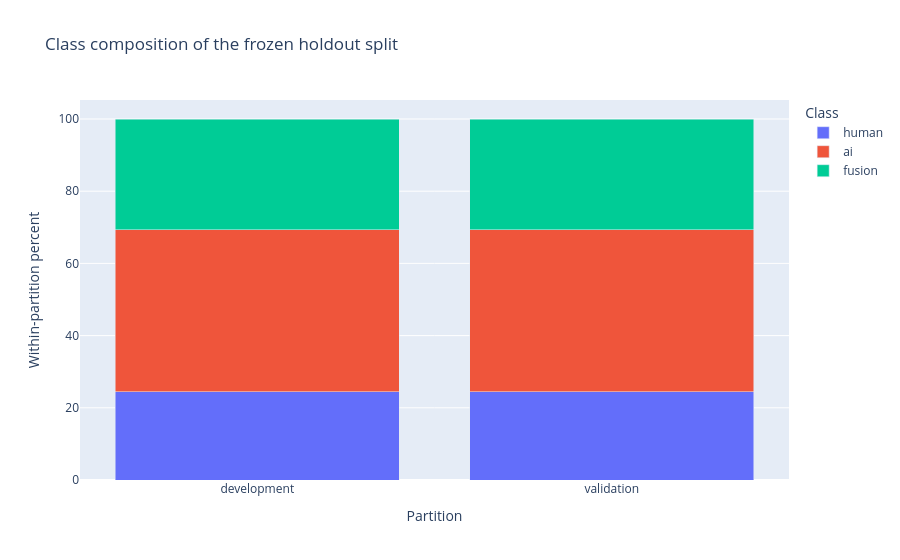

Source (notebook cell):
### Code cell
for grouping in ["class", "language", "domain", "joint"]:
    display(pl.DataFrame(audit[f"{grouping}_counts"]))
display(pl.DataFrame(audit["distribution_deviations"]))
display(
    {
        key: audit[key]
        for key in ["duplicate_groups", "known_group_partition_overlap", "known_group_fold_overlap"]
    }
)
fold_joint_counts = pl.DataFrame(audit["cv_joint_counts"])
sample_joint_counts = pl.DataFrame(audit["cv_sample_joint_counts"])
display(
    fold_joint_counts.pivot(on="cv_fold", index=["label", "lang", "domain"], values="len").sort(
        ["lang", "domain", "label"]
    )
)
display(
    sample_joint_counts.pivot(on="cv_fold", index=["label", "lang", "domain"], values="len").sort(
        ["lang", "domain", "label"]
    )
)
composition = (
    manifest.group_by(["partition", "label"])
    .len()
    .with_columns((100 * pl.col("len") / pl.col("len").sum().over("partition")).alias("percent"))
)
display(
    px.bar(
        composition,
        x="partition",
        y="percent",
        color="label",
        barmode="stack",
        title="Class composition of the frozen holdout split",
        labels={"partition": "Partition", "percent": "Within-partition percent", "label": "Class"},
    )
)

### Figure 1 — Plotly figure (JSON) as saved in the notebook; plotly's stock layout.template omitted (floating-point values rounded to 4 significant figures)
{"data": [{"hovertemplate": "Class=human<br>Partition=%{x}<br>Within-partition percent=%{y}<extra></extra>", "legendgroup": "human", "marker": {"color": "#636efa", "pattern": {"shape": ""}}, "name": "human", "orientation": "v", "showlegend": true, "textposition": "auto", "type": "bar", "x": ["development", "validation"], "xaxis": "x", "y": [24.5, 24.5], "yaxis": "y"}, {"hovertemplate": "Class=ai<br>Partition=%{x}<br>Within-partition percent=%{y}<extra></extra>", "legendgroup": "ai", "marker": {"color": "#EF553B", "pattern": {"shape": ""}}, "name": "ai", "orientation": "v", "showlegend": true, "textposition": "auto", "type": "bar", "x": ["development", "validation"], "xaxis": "x", "y": [44.77, 44.77], "yaxis": "y"}, {"hovertemplate": "Class=fusion<br>Partition=%{x}<br>Within-partition percent=%{y}<extra></extra>", "legendgroup": "fusion", "marker": {"color": "#00cc96", "pattern": {"shape": ""}}, "name": "fusion", "orientation": "v", "showlegend": true, "textposition": "auto", "type": "bar", "x": ["development", "validation"], "xaxis": "x", "y": [30.73, 30.73], "yaxis": "y"}], "layout": {"barmode": "stack", "legend": {"title": {"text": "Class"}, "tracegroupgap": 0}, "title": {"text": "Class composition of the frozen holdout split"}, "xaxis": {"anchor": "y", "domain": [0.0, 1.0], "title": {"text": "Partition"}}, "yaxis": {"anchor": "x", "domain": [0.0, 1.0], "title": {"text": "Within-partition percent"}}}}
